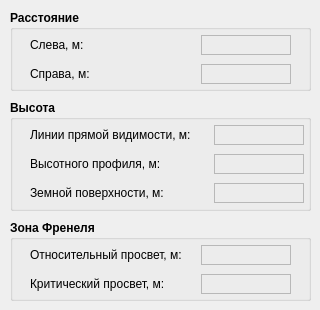
<?xml version="1.0" encoding="UTF-8"?>
<ui version="4.0">
 <class>CoordsWindow</class>
 <widget class="QMainWindow" name="CoordsWindow">
  <property name="geometry">
   <rect>
    <x>0</x>
    <y>0</y>
    <width>320</width>
    <height>310</height>
   </rect>
  </property>
  <property name="windowTitle">
   <string>MainWindow</string>
  </property>
  <widget class="QWidget" name="centralwidget">
   <widget class="QGroupBox" name="groupBox">
    <property name="geometry">
     <rect>
      <x>10</x>
      <y>10</y>
      <width>301</width>
      <height>81</height>
     </rect>
    </property>
    <property name="font">
     <font>
      <pointsize>9</pointsize>
      <weight>75</weight>
      <bold>true</bold>
     </font>
    </property>
    <property name="title">
     <string>Расстояние</string>
    </property>
    <widget class="QWidget" name="verticalLayoutWidget">
     <property name="geometry">
      <rect>
       <x>20</x>
       <y>20</y>
       <width>261</width>
       <height>61</height>
      </rect>
     </property>
     <layout class="QVBoxLayout" name="verticalLayout">
      <property name="spacing">
       <number>4</number>
      </property>
      <item>
       <layout class="QHBoxLayout" name="horizontalLayout_2">
        <item>
         <widget class="QLabel" name="label_3">
          <property name="font">
           <font>
            <pointsize>9</pointsize>
            <weight>50</weight>
            <bold>false</bold>
           </font>
          </property>
          <property name="text">
           <string>Слева, м:</string>
          </property>
         </widget>
        </item>
        <item>
         <widget class="QLabel" name="label_5">
          <property name="minimumSize">
           <size>
            <width>90</width>
            <height>20</height>
           </size>
          </property>
          <property name="maximumSize">
           <size>
            <width>90</width>
            <height>20</height>
           </size>
          </property>
          <property name="font">
           <font>
            <pointsize>9</pointsize>
            <weight>50</weight>
            <bold>false</bold>
           </font>
          </property>
          <property name="frameShape">
           <enum>QFrame::StyledPanel</enum>
          </property>
          <property name="frameShadow">
           <enum>QFrame::Sunken</enum>
          </property>
          <property name="text">
           <string/>
          </property>
         </widget>
        </item>
       </layout>
      </item>
      <item>
       <layout class="QHBoxLayout" name="horizontalLayout_3">
        <item>
         <widget class="QLabel" name="label_4">
          <property name="font">
           <font>
            <pointsize>9</pointsize>
            <weight>50</weight>
            <bold>false</bold>
           </font>
          </property>
          <property name="text">
           <string>Справа, м:</string>
          </property>
         </widget>
        </item>
        <item>
         <widget class="QLabel" name="label_6">
          <property name="minimumSize">
           <size>
            <width>90</width>
            <height>20</height>
           </size>
          </property>
          <property name="maximumSize">
           <size>
            <width>90</width>
            <height>20</height>
           </size>
          </property>
          <property name="font">
           <font>
            <pointsize>9</pointsize>
            <weight>50</weight>
            <bold>false</bold>
           </font>
          </property>
          <property name="frameShape">
           <enum>QFrame::StyledPanel</enum>
          </property>
          <property name="frameShadow">
           <enum>QFrame::Sunken</enum>
          </property>
          <property name="text">
           <string/>
          </property>
         </widget>
        </item>
       </layout>
      </item>
     </layout>
    </widget>
   </widget>
   <widget class="QGroupBox" name="groupBox_2">
    <property name="geometry">
     <rect>
      <x>10</x>
      <y>100</y>
      <width>301</width>
      <height>111</height>
     </rect>
    </property>
    <property name="font">
     <font>
      <pointsize>9</pointsize>
      <weight>75</weight>
      <bold>true</bold>
     </font>
    </property>
    <property name="title">
     <string>Высота</string>
    </property>
    <widget class="QWidget" name="verticalLayoutWidget_2">
     <property name="geometry">
      <rect>
       <x>20</x>
       <y>20</y>
       <width>274</width>
       <height>91</height>
      </rect>
     </property>
     <layout class="QVBoxLayout" name="verticalLayout_2">
      <property name="spacing">
       <number>4</number>
      </property>
      <item>
       <layout class="QHBoxLayout" name="horizontalLayout_4">
        <item>
         <widget class="QLabel" name="label_7">
          <property name="font">
           <font>
            <pointsize>9</pointsize>
            <weight>50</weight>
            <bold>false</bold>
           </font>
          </property>
          <property name="text">
           <string>Линии прямой видимости, м:</string>
          </property>
         </widget>
        </item>
        <item>
         <widget class="QLabel" name="label_8">
          <property name="minimumSize">
           <size>
            <width>90</width>
            <height>20</height>
           </size>
          </property>
          <property name="maximumSize">
           <size>
            <width>90</width>
            <height>20</height>
           </size>
          </property>
          <property name="font">
           <font>
            <pointsize>9</pointsize>
            <weight>50</weight>
            <bold>false</bold>
           </font>
          </property>
          <property name="frameShape">
           <enum>QFrame::StyledPanel</enum>
          </property>
          <property name="frameShadow">
           <enum>QFrame::Sunken</enum>
          </property>
          <property name="text">
           <string/>
          </property>
         </widget>
        </item>
       </layout>
      </item>
      <item>
       <layout class="QHBoxLayout" name="horizontalLayout_5">
        <item>
         <widget class="QLabel" name="label_9">
          <property name="font">
           <font>
            <pointsize>9</pointsize>
            <weight>50</weight>
            <bold>false</bold>
           </font>
          </property>
          <property name="text">
           <string>Высотного профиля, м:</string>
          </property>
         </widget>
        </item>
        <item>
         <widget class="QLabel" name="label_10">
          <property name="minimumSize">
           <size>
            <width>90</width>
            <height>20</height>
           </size>
          </property>
          <property name="maximumSize">
           <size>
            <width>90</width>
            <height>20</height>
           </size>
          </property>
          <property name="font">
           <font>
            <pointsize>9</pointsize>
            <weight>50</weight>
            <bold>false</bold>
           </font>
          </property>
          <property name="frameShape">
           <enum>QFrame::StyledPanel</enum>
          </property>
          <property name="frameShadow">
           <enum>QFrame::Sunken</enum>
          </property>
          <property name="text">
           <string/>
          </property>
         </widget>
        </item>
       </layout>
      </item>
      <item>
       <layout class="QHBoxLayout" name="horizontalLayout_6">
        <item>
         <widget class="QLabel" name="label_11">
          <property name="font">
           <font>
            <pointsize>9</pointsize>
            <weight>50</weight>
            <bold>false</bold>
           </font>
          </property>
          <property name="text">
           <string>Земной поверхности, м:</string>
          </property>
         </widget>
        </item>
        <item>
         <widget class="QLabel" name="label_12">
          <property name="minimumSize">
           <size>
            <width>90</width>
            <height>20</height>
           </size>
          </property>
          <property name="maximumSize">
           <size>
            <width>90</width>
            <height>20</height>
           </size>
          </property>
          <property name="font">
           <font>
            <pointsize>9</pointsize>
            <weight>50</weight>
            <bold>false</bold>
           </font>
          </property>
          <property name="frameShape">
           <enum>QFrame::StyledPanel</enum>
          </property>
          <property name="frameShadow">
           <enum>QFrame::Sunken</enum>
          </property>
          <property name="text">
           <string/>
          </property>
         </widget>
        </item>
       </layout>
      </item>
     </layout>
    </widget>
   </widget>
   <widget class="QGroupBox" name="groupBox_3">
    <property name="geometry">
     <rect>
      <x>10</x>
      <y>220</y>
      <width>301</width>
      <height>81</height>
     </rect>
    </property>
    <property name="font">
     <font>
      <pointsize>9</pointsize>
      <weight>75</weight>
      <bold>true</bold>
     </font>
    </property>
    <property name="title">
     <string>Зона Френеля</string>
    </property>
    <widget class="QWidget" name="verticalLayoutWidget_3">
     <property name="geometry">
      <rect>
       <x>20</x>
       <y>20</y>
       <width>261</width>
       <height>61</height>
      </rect>
     </property>
     <layout class="QVBoxLayout" name="verticalLayout_3">
      <property name="spacing">
       <number>4</number>
      </property>
      <item>
       <layout class="QHBoxLayout" name="horizontalLayout_7">
        <property name="spacing">
         <number>4</number>
        </property>
        <item>
         <widget class="QLabel" name="label_13">
          <property name="font">
           <font>
            <pointsize>9</pointsize>
            <weight>50</weight>
            <bold>false</bold>
           </font>
          </property>
          <property name="text">
           <string>Относительный просвет, м:</string>
          </property>
         </widget>
        </item>
        <item>
         <widget class="QLabel" name="label_14">
          <property name="minimumSize">
           <size>
            <width>90</width>
            <height>20</height>
           </size>
          </property>
          <property name="maximumSize">
           <size>
            <width>90</width>
            <height>20</height>
           </size>
          </property>
          <property name="font">
           <font>
            <pointsize>9</pointsize>
            <weight>50</weight>
            <bold>false</bold>
           </font>
          </property>
          <property name="frameShape">
           <enum>QFrame::StyledPanel</enum>
          </property>
          <property name="frameShadow">
           <enum>QFrame::Sunken</enum>
          </property>
          <property name="text">
           <string/>
          </property>
         </widget>
        </item>
       </layout>
      </item>
      <item>
       <layout class="QHBoxLayout" name="horizontalLayout_8">
        <property name="spacing">
         <number>4</number>
        </property>
        <item>
         <widget class="QLabel" name="label_15">
          <property name="font">
           <font>
            <pointsize>9</pointsize>
            <weight>50</weight>
            <bold>false</bold>
           </font>
          </property>
          <property name="text">
           <string>Критический просвет, м:</string>
          </property>
         </widget>
        </item>
        <item>
         <widget class="QLabel" name="label_16">
          <property name="minimumSize">
           <size>
            <width>90</width>
            <height>20</height>
           </size>
          </property>
          <property name="maximumSize">
           <size>
            <width>90</width>
            <height>20</height>
           </size>
          </property>
          <property name="font">
           <font>
            <pointsize>9</pointsize>
            <weight>50</weight>
            <bold>false</bold>
           </font>
          </property>
          <property name="frameShape">
           <enum>QFrame::StyledPanel</enum>
          </property>
          <property name="frameShadow">
           <enum>QFrame::Sunken</enum>
          </property>
          <property name="text">
           <string/>
          </property>
         </widget>
        </item>
       </layout>
      </item>
     </layout>
    </widget>
   </widget>
  </widget>
 </widget>
 <resources/>
 <connections/>
</ui>
